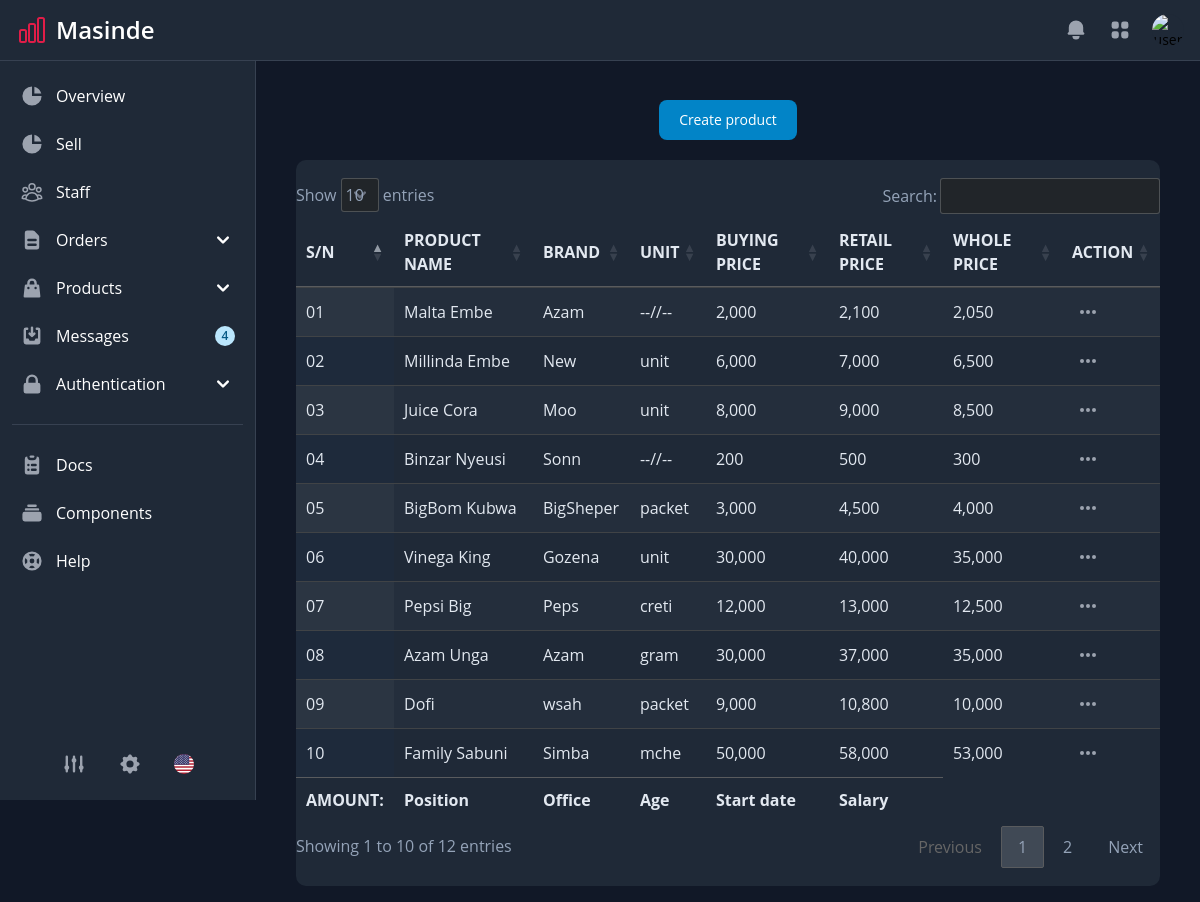
Screenshot of /index.php/product with the database file from the repository.
### tables this page shows
CREATE TABLE `product` (
  `id` int NOT NULL AUTO_INCREMENT,
  `name` varchar(191) NOT NULL,
  `brand` varchar(191) DEFAULT NULL,
  `unit` varchar(191) DEFAULT NULL,
  `buyPrice` int NOT NULL,
  `wholePrice` int NOT NULL,
  `retailPrice` int NOT NULL,
  `createdAt` datetime(3) NOT NULL DEFAULT CURRENT_TIMESTAMP(3),
  `updatedAt` datetime(3) NOT NULL,
  PRIMARY KEY (`id`),
  UNIQUE KEY `Product_name_key` (`name`)
);

### application/controllers/Product.php (called while the page is built, shortened)
<?php
class Product extends CI_Controller
{
    public function index()
    {
        $products = $this->db->get('product')->result();
        $this->load->view('products/add_product', ['products' => $products]);
    }
}

### index.php (called while the page is built, shortened)
<?php
require_once BASEPATH.'core/CodeIgniter.php';

### application/views/products/add_product.php (the view, shortened to what this page needs)
<?php include APPPATH . "/views/includes/header.php"?>
<?php include APPPATH . "/views/includes/sidebar.php"?>
<main class="py-4 px-2 lg:px-4 md:ml-64 h-auto pt-20 ">
  <section class="bg-gray-50 dark:bg-gray-900">
      <div class="mx-auto max-w-screen-xl lg:px-6">
      <div class="flex justify-center m-5">
          <button id="defaultModalButton" data-modal-toggle="defaultModal" class="block text-white bg-sky-700 hover:bg-sky-800 focus:ring-4 focus:outline-none focus:ring-sky-300 font-medium rounded-lg text-sm px-5 py-2.5 text-center dark:bg-sky-600 dark:hover:bg-sky-700 dark:focus:ring-sky-800" type="button">
          Create product
          </button>
      </div>
     <table id="example" class="display text-slate-200" style="width:100%">
      <thead>
          <tr>
              <th>S/N</th>
              <th>PRODUCT NAME</th>
              <th>BRAND</th>
              <th>UNIT</th>
              <th>BUYING PRICE</th>
              <th>RETAIL PRICE</th>
              <th>WHOLE PRICE</th>
              <th>ACTION</th>
          </tr>
      </thead>
      <tbody>
          <?php $rowId = 1?>
          <?php foreach($products as $product): ?>
          <tr>
              <td><?= $rowId < 10 ? "0".$rowId++ : $rowId++ ?></td>
              <td><?= $product->name ?></td>
              <td><?= $product->brand ? $product->brand : '--//--' ?></td>
              <td><?= $product->unit ? $product->unit : '--//--' ?></td>
              <td><?= number_format($product->buyPrice) ?></td>
              <td><?= number_format($product->retailPrice) ?></td>
              <td><?= number_format($product->wholePrice) ?></td>
              <td>
                  <button id="<?= $product->id ?>-dropdown-button" data-dropdown-toggle="<?= $product->id ?>-dropdown" class="inline-flex items-center text-sm font-medium hover:bg-gray-100 dark:hover:bg-gray-700 p-1.5 dark:hover-bg-gray-800 text-center text-gray-500 hover:text-gray-800 rounded-lg focus:outline-none dark:text-gray-400 dark:hover:text-gray-100" type="button">
                      <svg class="w-5 h-5" aria-hidden="true" fill="currentColor" viewbox="0 0 20 20" xmlns="http://www.w3.org/2000/svg">
                          <path d="M6 10a2 2 0 11-4 0 2 2 0 014 0zM12 10a2 2 0 11-4 0 2 2 0 014 0zM16 12a2 2 0 100-4 2 2 0 000 4z" />
                      </svg>
                  </button>
              </td>
          </tr>
          <?php endforeach; ?>
      </tbody>
      <tfoot>
          <tr>
              <th>AMOUNT: </th>
              <th>Position</th>
              <th>Office</th>
              <th>Age</th>
              <th>Start date</th>
              <th>Salary</th>
          </tr>
      </tfoot>
  </table>
  </section>
</main>
</div>
<?php include APPPATH . "/views/includes/footer.php"?>

### application/views/includes/header.php (shortened to what this page needs)
<!DOCTYPE html>
<html lang="en" class="dark">
<head>
    <link rel="stylesheet" href="<?php echo base_url("assets/css/datatable.css") ?>">
    <link rel="stylesheet" href="<?php echo base_url("assets/css/select2.css") ?>">
    <link rel="stylesheet" href="<?php echo base_url("assets/css/styles.css") ?>">
</head>
<body class="dark:bg-gray-900">
<div class="antialiased bg-gray-50 dark:bg-gray-900">
    <nav class="bg-white border-b border-gray-200 px-4 py-2.5 dark:bg-gray-800 dark:border-gray-700 fixed left-0 right-0 top-0 z-50">
      <div class="flex flex-wrap justify-between items-center">
        <div class="flex justify-start items-center">
          <a href="#" class="flex items-center justify-between mr-4">
            <span class="self-center text-2xl font-semibold whitespace-nowrap hidden md:grid dark:text-white">Masinde </span>
          </a>
        </div>
        <div class="flex items-center lg:order-2">
          <button
            type="button"
            data-dropdown-toggle="notification-dropdown"
            class="p-2 mr-1 text-gray-500 rounded-lg hover:text-gray-900 hover:bg-gray-100 dark:text-gray-400 dark:hover:text-white dark:hover:bg-gray-700 focus:ring-4 focus:ring-gray-300 dark:focus:ring-gray-600"
          >
            <svg
              aria-hidden="true"
              class="w-6 h-6"
              fill="currentColor"
              viewBox="0 0 20 20"
              xmlns="http://www.w3.org/2000/svg"
            >
              <path
                d="M10 2a6 6 0 00-6 6v3.586l-.707.707A1 1 0 004 14h12a1 1 0 00.707-1.707L16 11.586V8a6 6 0 00-6-6zM10 18a3 3 0 01-3-3h6a3 3 0 01-3 3z"
              ></path>
            </svg>
          </button>
          <button
            type="button"
            data-dropdown-toggle="apps-dropdown"
            class="p-2 text-gray-500 rounded-lg hover:text-gray-900 hover:bg-gray-100 dark:text-gray-400 dark:hover:text-white dark:hover:bg-gray-700 focus:ring-4 focus:ring-gray-300 dark:focus:ring-gray-600"
          >
          </button>
          <button
            type="button"
            class="flex mx-3 text-sm bg-gray-800 rounded-full md:mr-0 focus:ring-4 focus:ring-gray-300 dark:focus:ring-gray-600"
            id="user-menu-button"
            aria-expanded="false"
            data-dropdown-toggle="dropdown"
          >
            <img
              class="w-8 h-8 rounded-full"
              src="https://flowbite.s3.amazonaws.com/blocks/marketing-ui/avatars/michael-gough.png"
              alt="user photo"
            />
          </button>
        </div>
      </div>
    </nav>

### application/views/includes/sidebar.php (shortened to what this page needs)
<aside
  class="fixed top-0 left-0 z-40 w-64 h-screen pt-14 transition-transform -translate-x-full bg-white border-r border-gray-200 md:translate-x-0 dark:bg-gray-800 dark:border-gray-700"
  aria-label="Sidenav"
  id="drawer-navigation"
>
  <div class="overflow-y-auto py-5 px-3 h-full bg-white dark:bg-gray-800">
    <ul class="space-y-2">
      <li>
        <a
          href="<?= site_url('dashboard') ?>"
          class="flex items-center p-2 text-base font-medium text-gray-900 rounded-lg dark:text-white hover:bg-gray-100 dark:hover:bg-gray-700 group"
        >
          <span class="ml-3">Overview</span>
        </a>
      </li>
      <li>
        <a
          href="<?= site_url('sell') ?>"
          class="flex items-center p-2 text-base font-medium text-gray-900 rounded-lg dark:text-white hover:bg-gray-100 dark:hover:bg-gray-700 group"
        >
          <span class="ml-3">Sell</span>
        </a>
      </li>
      <li>
        <a
          href="<?= site_url('user/register_index') ?>"
          class="flex items-center p-2 text-base font-medium text-gray-900 rounded-lg dark:text-white hover:bg-gray-100 dark:hover:bg-gray-700 group"
        >
          <span class="ml-3">Staff</span>
        </a>
      </li>
      <li>
        <button
          type="button"
          class="flex items-center p-2 w-full text-base font-medium text-gray-900 rounded-lg transition duration-75 group hover:bg-gray-100 dark:text-white dark:hover:bg-gray-700"
          aria-controls="dropdown-orders"
          dat
          a-collapse-toggle="dropdown-orders"
        >
          <span class="flex-1 ml-3 text-left whitespace-nowrap"
            >Orders</span
          >
          <svg
            aria-hidden="true"
            class="w-6 h-6"
            fill="currentColor"
            viewBox="0 0 20 20"
            xmlns="http://www.w3.org/2000/svg"
          >
            <path
              fill-rule="evenodd"
              d="M5.293 7.293a1 1 0 011.414 0L10 10.586l3.293-3.293a1 1 0 111.414 1.414l-4 4a1 1 0 01-1.414 0l-4-4a1 1 0 010-1.414z"
              clip-rule="evenodd"
            ></path>
          </svg>
        </button>
      </li>
      <li>
        <button
          type="button"
          class="flex items-center p-2 w-full text-base font-medium text-gray-900 rounded-lg transition duration-75 group hover:bg-gray-100 dark:text-white dark:hover:bg-gray-700"
          aria-controls="dropdown-sales"
          data-collapse-toggle="dropdown-sales"
        >
          <span class="flex-1 ml-3 text-left whitespace-nowrap"
            >Products</span>
          <svg
            aria-hidden="true"
            class="w-6 h-6"
            fill="currentColor"
            viewBox="0 0 20 20"
            xmlns="http://www.w3.org/2000/svg"
          >
            <path
              fill-rule="evenodd"
              d="M5.293 7.293a1 1 0 011.414 0L10 10.586l3.293-3.293a1 1 0 111.414 1.414l-4 4a1 1 0 01-1.414 0l-4-4a1 1 0 010-1.414z"
              clip-rule="evenodd"
            ></path>
          </svg>
        </button>
      </li>
      <li>
        <a
          href="#"
          class="flex items-center p-2 text-base font-medium text-gray-900 rounded-lg dark:text-white hover:bg-gray-100 dark:hover:bg-gray-700 group"
        >
          <span class="flex-1 ml-3 whitespace-nowrap">Messages</span>
          <span
            class="inline-flex justify-center items-center w-5 h-5 text-xs font-semibold rounded-full text-sky-800 bg-sky-100 dark:bg-sky-200 dark:text-sky-800"
          >
            4
          </span>
        </a>
      </li>
      <li>
        <button
          type="button"
          class="flex items-center p-2 w-full text-base font-medium text-gray-900 rounded-lg transition duration-75 group hover:bg-gray-100 dark:text-white dark:hover:bg-gray-700"
          aria-controls="dropdown-authentication"
          data-collapse-toggle="dropdown-authentication"
        >
          <span class="flex-1 ml-3 text-left whitespace-nowrap"
            >Authentication</span
          >
          <svg
            aria-hidden="true"
            class="w-6 h-6"
            fill="currentColor"
            viewBox="0 0 20 20"
            xmlns="http://www.w3.org/2000/svg"
          >
            <path
              fill-rule="evenodd"
              d="M5.293 7.293a1 1 0 011.414 0L10 10.586l3.293-3.293a1 1 0 111.414 1.414l-4 4a1 1 0 01-1.414 0l-4-4a1 1 0 010-1.414z"
              clip-rule="evenodd"
            ></path>
          </svg>
        </button>
      </li>
    </ul>
    <ul
      class="pt-5 mt-5 space-y-2 border-t border-gray-200 dark:border-gray-700"
    >
      <li>
        <a
          href="#"
          class="flex items-center p-2 text-base font-medium text-gray-900 rounded-lg transition duration-75 hover:bg-gray-100 dark:hover:bg-gray-700 dark:text-white group"
        >
          <span class="ml-3">Docs</span>
        </a>
      </li>
      <li>
        <a
          href="#"
          class="flex items-center p-2 text-base font-medium text-gray-900 rounded-lg transition duration-75 hover:bg-gray-100 dark:hover:bg-gray-700 dark:text-white group"
        >
          <span class="ml-3">Components</span>
        </a>
      </li>
      <li>
        <a
          href="#"
          class="flex items-center p-2 text-base font-medium text-gray-900 rounded-lg transition duration-75 hover:bg-gray-100 dark:hover:bg-gray-700 dark:text-white group"
        >
          <span class="ml-3">Help</span>
        </a>
      </li>
    </ul>
  </div>
  <div
    class="hidden absolute bottom-0 left-0 justify-center p-4 space-x-4 w-full lg:flex bg-white dark:bg-gray-800 z-20"
  >
    <a
      href="#"
      class="inline-flex justify-center p-2 text-gray-500 rounded cursor-pointer dark:text-gray-400 hover:text-gray-900 dark:hover:text-white hover:bg-gray-100 dark:hover:bg-gray-600"
    >
    </a>
    <a
      href="#"
      data-tooltip-target="tooltip-settings"
      class="inline-flex justify-center p-2 text-gray-500 rounded cursor-pointer dark:text-gray-400 dark:hover:text-white hover:text-gray-900 hover:bg-gray-100 dark:hover:bg-gray-600"
    >
    </a>
    <button
      type="button"
      data-dropdown-toggle="language-dropdown"
      class="inline-flex justify-center p-2 text-gray-500 rounded cursor-pointer dark:hover:text-white dark:text-gray-400 hover:text-gray-900 hover:bg-gray-100 dark:hover:bg-gray-600"
    >
    </button>
  </div>
</aside>

### application/views/includes/footer.php (shortened to what this page needs)
</body>
</html>

### application/views/includes/header.php (style rules this page uses)
.dataTables_wrapper table { padding: 4px 0; }

### rows the page displays
product: name "Malta Embe", brand "Azam", buyPrice "2,000", retailPrice "2,100", wholePrice "2,050"
product: name "Millinda Embe", brand "New", unit "unit", buyPrice "6,000", retailPrice "7,000", wholePrice "6,500"
product: name "Juice Cora", brand "Moo", unit "unit", buyPrice "8,000", retailPrice "9,000", wholePrice "8,500"
product: name "Binzar Nyeusi", brand "Sonn", buyPrice "200", retailPrice "500", wholePrice "300"
product: name "BigBom Kubwa", brand "BigSheper", unit "packet", buyPrice "3,000", retailPrice "4,500", wholePrice "4,000"
product: name "Vinega King", brand "Gozena", unit "unit", buyPrice "30,000", retailPrice "40,000", wholePrice "35,000"
product: name "Pepsi Big", brand "Peps", unit "creti", buyPrice "12,000", retailPrice "13,000", wholePrice "12,500"
product: name "Azam Unga", brand "Azam", unit "gram", buyPrice "30,000", retailPrice "37,000", wholePrice "35,000"
product: name "Dofi", brand "wsah", unit "packet", buyPrice "9,000", retailPrice "10,800", wholePrice "10,000"
product: name "Family Sabuni", brand "Simba", unit "mche", buyPrice "50,000", retailPrice "58,000", wholePrice "53,000"
